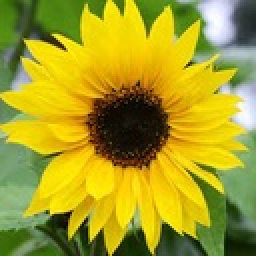
%> input picture basic filtering tasks/sample_image_2.jfif, 128 x 128 px, shrunk from 225 x 225 before the run (shown 2 times larger)
$ octave image_filtering.m   (GNU Octave 9; MATLAB toolbox functions it lacks are replaced by stand-ins)
%> lines starting %> are read from the running program, lines starting %| are printed output that depends on the picture
box_filter_width=5;
tent_filter_width=5;
gaussian_filter_width=5;
B_Spline_cubic_filter_width=5;
catmull_rom_cubic_filter_width=5;
mitchell_netravali_cubic_filter_width=5;

sampling_rate=3;

box_filter = ones(box_filter_width, box_filter_width)*(1/9);

tent_equation = @(x,y,width) (-4*abs(x)/(width*width)+2/width)*(-4*abs(y)/(width*width)+2/width);
tent_filter = ones(tent_filter_width, tent_filter_width);
for i=1:tent_filter_width
    for j=1:tent_filter_width
        xx=j-ceil(tent_filter_width/2);
        yy=i-ceil(tent_filter_width/2);
        tent_filter(i,j)=tent_equation(xx,yy,tent_filter_width);
    end
end

gaussian_equation = @(x,y) (1/(2*pi)*exp(-1*(x*x+y*y)/2));
gaussian_filter = ones(gaussian_filter_width, gaussian_filter_width);
for i=1:gaussian_filter_width
    for j=1:gaussian_filter_width
        xx=(j-ceil(gaussian_filter_width/2))/sampling_rate;
        yy=(i-ceil(gaussian_filter_width/2))/sampling_rate;
        gaussian_filter(i,j)=gaussian_equation(xx,yy);
    end
end

B_Spline_cubic_equation_1 = @(x) ((1/6)*(-3*(1-abs(x))*(1-abs(x))*(1-abs(x)) + 3*(1-abs(x))*(1-abs(x)) + 3*(1-abs(x)) + 1));
B_Spline_cubic_equation_2 = @(x) ((1/6)*(2-abs(x))*(2-abs(x))*(2-abs(x)));
B_Spline_filter = ones(B_Spline_cubic_filter_width, B_Spline_cubic_filter_width);
for i=1:B_Spline_cubic_filter_width
    for j=1:B_Spline_cubic_filter_width
        xx=(j-ceil(B_Spline_cubic_filter_width/2))/sampling_rate;
        yy=(i-ceil(B_Spline_cubic_filter_width/2))/sampling_rate;
        if abs(xx)>2 || abs(yy)>2
            B_Spline_filter(i,j)=0;
            continue;
        end
        if xx>=-1 && xx<=1
            if yy>=-1 && yy<=1
                B_Spline_filter(i,j)=B_Spline_cubic_equation_1(xx)*B_Spline_cubic_equation_1(yy);
            else
                B_Spline_filter(i,j)=B_Spline_cubic_equation_1(xx)*B_Spline_cubic_equation_2(yy);
            end
        else
            if yy>=-1 && yy<=1
                B_Spline_filter(i,j)=B_Spline_cubic_equation_2(xx)*B_Spline_cubic_equation_1(yy);
            else
                B_Spline_filter(i,j)=B_Spline_cubic_equation_2(xx)*B_Spline_cubic_equation_2(yy);
            end
        end
    end
end

Catmull_Rom_cubic_equation_1 = @(x) ((1/2)*(-3*(1-abs(x))*(1-abs(x))*(1-abs(x)) + 4*(1-abs(x))*(1-abs(x)) + 1-abs(x)));
Catmull_Rom_cubic_equation_2 = @(x) ((1/2)*((2-abs(x))*(2-abs(x))*(2-abs(x))-(2-abs(x))*(2-abs(x))));
Catmull_Rom_cubic_filter= ones(catmull_rom_cubic_filter_width, catmull_rom_cubic_filter_width);
for i=1:catmull_rom_cubic_filter_width
    for j=1:catmull_rom_cubic_filter_width
        xx=(j-ceil(catmull_rom_cubic_filter_width/2))/sampling_rate;
        yy=(i-ceil(catmull_rom_cubic_filter_width/2))/sampling_rate;
        if abs(xx)>2 || abs(yy)>2
            Catmull_Rom_cubic_filter(i,j)=0;
            continue;
        end
        if xx>=-1 && xx<=1
            if yy>=-1 && yy<=1
                Catmull_Rom_cubic_filter(i,j)=Catmull_Rom_cubic_equation_1(xx)*Catmull_Rom_cubic_equation_1(yy);
            else
                Catmull_Rom_cubic_filter(i,j)=Catmull_Rom_cubic_equation_1(xx)*Catmull_Rom_cubic_equation_2(yy);
            end
        else
            if yy>=-1 && yy<=1
                Catmull_Rom_cubic_filter(i,j)=Catmull_Rom_cubic_equation_2(xx)*B_Spline_cubic_equation_1(yy);
            else
                Catmull_Rom_cubic_filter(i,j)=Catmull_Rom_cubic_equation_2(xx)*Catmull_Rom_cubic_equation_2(yy);
            end
        end
    end
end

Mitchell_Netravali_cubic_filter_equation_1 = @(x) ((1/18)*(-21*(1-abs(x))*(1-abs(x))*(1-abs(x)) + 27*(1-abs(x))*(1-abs(x)) + 9*(1-abs(x)) + 1));
Mitchell_Netravali_cubic_filter_equation_2 = @(x) ((1/18)*(7*(2-abs(x))*(2-abs(x))*(2-abs(x))-6*(2-abs(x))*(2-abs(x))));
Mitchell_Netravali_cubic_filter = ones(mitchell_netravali_cubic_filter_width, mitchell_netravali_cubic_filter_width);
for i=1:mitchell_netravali_cubic_filter_width
    for j=1:mitchell_netravali_cubic_filter_width
        xx=(j-ceil(mitchell_netravali_cubic_filter_width/2))/sampling_rate;
        yy=(i-ceil(mitchell_netravali_cubic_filter_width/2))/sampling_rate;
        if abs(xx)>2 || abs(yy)>2
            Mitchell_Netravali_cubic_filter(i,j)=0;
            continue;
        end
        if xx>=-1 && xx<=1
            if yy>=-1 && yy<=1
                Mitchell_Netravali_cubic_filter(i,j)=Mitchell_Netravali_cubic_filter_equation_1(xx)*Mitchell_Netravali_cubic_filter_equation_1(yy);
            else
                Mitchell_Netravali_cubic_filter(i,j)=Mitchell_Netravali_cubic_filter_equation_1(xx)*Mitchell_Netravali_cubic_filter_equation_2(yy);
            end
        else
            if yy>=-1 && yy<=1
                Mitchell_Netravali_cubic_filter(i,j)=Mitchell_Netravali_cubic_filter_equation_2(xx)*Mitchell_Netravali_cubic_filter_equation_1(yy);
            else
                Mitchell_Netravali_cubic_filter(i,j)=Mitchell_Netravali_cubic_filter_equation_2(xx)*Mitchell_Netravali_cubic_filter_equation_2(yy);
            end
        end
    end
end

box_filter = box_filter/sum(box_filter,'all');
tent_filter = tent_filter/sum(tent_filter,'all');
gaussian_filter = gaussian_filter/sum(gaussian_filter,'all');
B_Spline_filter = B_Spline_filter/sum(B_Spline_filter,'all');
Catmull_Rom_cubic_filter = Catmull_Rom_cubic_filter/sum(Catmull_Rom_cubic_filter,'all');
Mitchell_Netravali_cubic_filter = Mitchell_Netravali_cubic_filter/sum(Mitchell_Netravali_cubic_filter,'all');

test_image = imread("sample_image_2.jfif");
%> test_image is the input picture: size 128x128x3 uint8; mean R, G, B 165.6, 157.8, 36.1
test_image = double(test_image);
%> test_image: size 128x128x3 double
padding = floor(box_filter_width/2);
padded_image = pad(test_image,padding);
filtered_image_BF = filtering(padded_image, box_filter, padding, box_filter_width);
filtered_image_TF = filtering(padded_image, tent_filter, padding, tent_filter_width);
filtered_image_GF = filtering(padded_image, gaussian_filter, padding, gaussian_filter_width);
filtered_image_BSF = filtering(padded_image, B_Spline_filter, padding, B_Spline_cubic_filter_width);
% [10 lines not run here, left out]
function pad_image = pad(img, padding)
%> called with padding = 2
image_dimensions = size(img);
%> image_dimensions = [128 128 3]
pad_image_dimx = image_dimensions(1) + 2*padding;
%> pad_image_dimx = 132
pad_image_dimy = image_dimensions(2) + 2*padding;
%> pad_image_dimy = 132
pad_image = zeros(pad_image_dimx, pad_image_dimy,3);
pad_image(padding+1:end-padding, padding+1:end-padding,:) = img;
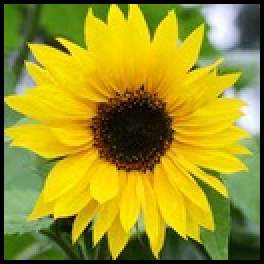
%> pad_image: size 132x132x3 double (shown 2 times larger); mean R, G, B 155.7, 148.4, 33.9
end

function filtered_image = filtering(img, filter, padding, filter_width)
%> called with padding = 2, filter_width = 5
image_dimensions = size(img);
%> image_dimensions = [132 132 3]
image_dimx = image_dimensions(1);
%> image_dimx = 132
image_dimy = image_dimensions(2);
%> image_dimy = 132
filtered_image = zeros(image_dimx-2*padding, image_dimy-2*padding);
for i=1:(image_dimx-2*padding)
    for j=1:(image_dimy-2*padding)
        for k=1:3
            filtered_image(i, j, k) = sum(filter.*img(i:i+filter_width-1,j:j+filter_width-1, k), 'all');
        end
    end
end
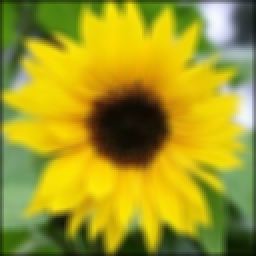
%> filtered_image: size 128x128x3 double (shown 2 times larger); mean R, G, B 163.8, 155.4, 34.8
filtered_image = uint8(filtered_image);
%> filtered_image: size 128x128x3 uint8
%> call 2 of filtering, with padding = 2, filter_width = 5
%> after the loop in filtering (call 2), `for i=1:(image_dimx-2*padding)`:
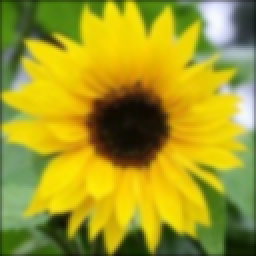
%> filtered_image: size 128x128x3 double (shown 2 times larger); mean R, G, B 164.5, 156.3, 35.2
%> the run ends on the next line
end
